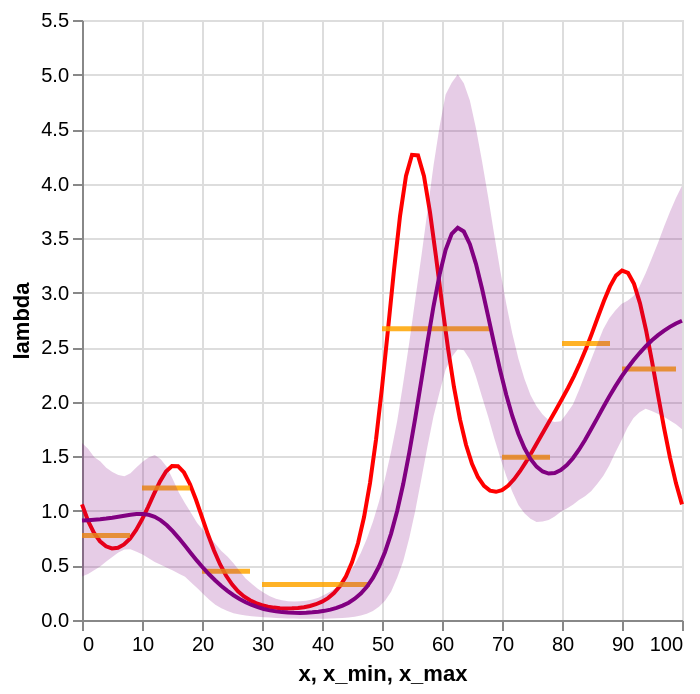

Notebook code for this chart:
### Code cell
source_exp2 = summarize_posterior_lam(
    mcmc_samples, np.linspace(0, 100, 100), "2. Reduced Subspace"
)
plot_posterior_band(source_exp2, df_rates, df_expanded)

### Figure 1 — Vega-Lite specification as saved in the notebook (floating-point values rounded to 4 significant figures)
{"config": {"view": {"continuousWidth": 300, "continuousHeight": 300}}, "layer": [{"data": {"name": "data-57e9ce31636ad67c36e7dccf51564a34"}, "mark": {"type": "line", "color": "red"}, "encoding": {"x": {"field": "x", "type": "quantitative"}, "y": {"field": "lambda", "title": "lambda", "type": "quantitative"}}}, {"data": {"name": "data-76d7978c27708f3dc3c547466e9c4f48"}, "mark": {"type": "rule", "color": "orange", "opacity": 0.85, "strokeWidth": 2.5}, "encoding": {"x": {"field": "x_min", "type": "quantitative"}, "x2": {"field": "x_max"}, "y": {"field": "lambda_obs", "title": "lambda", "type": "quantitative"}}}, {"data": {"name": "data-89851e3db682d32212145210c62128ff"}, "mark": {"type": "line", "color": "purple"}, "encoding": {"x": {"field": "x", "type": "quantitative"}, "y": {"field": "lam", "type": "quantitative"}}}, {"data": {"name": "data-89851e3db682d32212145210c62128ff"}, "mark": {"type": "area", "color": "purple", "opacity": 0.2}, "encoding": {"x": {"field": "x", "type": "quantitative"}, "y": {"field": "lower", "type": "quantitative"}, "y2": {"field": "upper"}}}], "$schema": "https://vega.github.io/schema/vega-lite/v6.1.0.json", "datasets": {"data-57e9ce31636ad67c36e7dccf51564a34": [{"x": 0, "lambda": 1.06}, {"x": 1, "lambda": 0.9096}, {"x": 2, "lambda": 0.7984}, {"x": 3, "lambda": 0.7218}, {"x": 4, "lambda": 0.6755}, {"x": 5, "lambda": 0.6564}, {"x": 6, "lambda": 0.6624}, {"x": 7, "lambda": 0.6925}, {"x": 8, "lambda": 0.7463}, {"x": 9, "lambda": 0.8231}, {"x": 10, "lambda": 0.9209}, {"x": 11, "lambda": 1.035}, {"x": 12, "lambda": 1.156}, {"x": 13, "lambda": 1.27}, {"x": 14, "lambda": 1.361}, {"x": 15, "lambda": 1.412}, {"x": 16, "lambda": 1.41}, {"x": 17, "lambda": 1.352}, {"x": 18, "lambda": 1.245}, {"x": 19, "lambda": 1.102}, {"x": 20, "lambda": 0.9426}, {"x": 21, "lambda": 0.7833}, {"x": 22, "lambda": 0.6371}, {"x": 23, "lambda": 0.5112}, {"x": 24, "lambda": 0.408}, {"x": 25, "lambda": 0.3263}, {"x": 26, "lambda": 0.2635}, {"x": 27, "lambda": 0.216}, {"x": 28, "lambda": 0.1807}, {"x": 29, "lambda": 0.1547}, {"x": 30, "lambda": 0.1359}, {"x": 31, "lambda": 0.1226}, {"x": 32, "lambda": 0.1136}, {"x": 33, "lambda": 0.1083}, {"x": 34, "lambda": 0.106}, {"x": 35, "lambda": 0.1067}, {"x": 36, "lambda": 0.1103}, {"x": 37, "lambda": 0.1173}, {"x": 38, "lambda": 0.1283}, {"x": 39, "lambda": 0.1446}, {"x": 40, "lambda": 0.1677}, {"x": 41, "lambda": 0.2003}, {"x": 42, "lambda": 0.2462}, {"x": 43, "lambda": 0.3108}, {"x": 44, "lambda": 0.4014}, {"x": 45, "lambda": 0.5281}, {"x": 46, "lambda": 0.7033}, {"x": 47, "lambda": 0.9412}, {"x": 48, "lambda": 1.255}, {"x": 49, "lambda": 1.653}, {"x": 50, "lambda": 2.13}, {"x": 51, "lambda": 2.664}, {"x": 52, "lambda": 3.209}, {"x": 53, "lambda": 3.7}, {"x": 54, "lambda": 4.07}, {"x": 55, "lambda": 4.264}, {"x": 56, "lambda": 4.259}, {"x": 57, "lambda": 4.068}, {"x": 58, "lambda": 3.738}, {"x": 59, "lambda": 3.329}, {"x": 60, "lambda": 2.898}, {"x": 61, "lambda": 2.491}, {"x": 62, "lambda": 2.134}, {"x": 63, "lambda": 1.839}, {"x": 64, "lambda": 1.606}, {"x": 65, "lambda": 1.432}, {"x": 66, "lambda": 1.309}, {"x": 67, "lambda": 1.229}, {"x": 68, "lambda": 1.186}, {"x": 69, "lambda": 1.175}, {"x": 70, "lambda": 1.191}, {"x": 71, "lambda": 1.231}, {"x": 72, "lambda": 1.289}, {"x": 73, "lambda": 1.364}, {"x": 74, "lambda": 1.449}, {"x": 75, "lambda": 1.542}, {"x": 76, "lambda": 1.639}, {"x": 77, "lambda": 1.736}, {"x": 78, "lambda": 1.832}, {"x": 79, "lambda": 1.928}, {"x": 80, "lambda": 2.025}, {"x": 81, "lambda": 2.127}, {"x": 82, "lambda": 2.236}, {"x": 83, "lambda": 2.355}, {"x": 84, "lambda": 2.487}, {"x": 85, "lambda": 2.63}, {"x": 86, "lambda": 2.779}, {"x": 87, "lambda": 2.927}, {"x": 88, "lambda": 3.058}, {"x": 89, "lambda": 3.157}, {"x": 90, "lambda": 3.204}, {"x": 91, "lambda": 3.182}, {"x": 92, "lambda": 3.081}, {"x": 93, "lambda": 2.903}, {"x": 94, "lambda": 2.659}, {"x": 95, "lambda": 2.37}, {"x": 96, "lambda": 2.063}, {"x": 97, "lambda": 1.763}, {"x": 98, "lambda": 1.489}, {"x": 99, "lambda": 1.253}, {"x": 100, "lambda": 1.06}], "data-76d7978c27708f3dc3c547466e9c4f48": [{"obs_interval": "[0,9)", "x_min": 0, "x_max": 8, "lambda_obs": 0.7738}, {"obs_interval": "[10,19)", "x_min": 10, "x_max": 18, "lambda_obs": 1.209}, {"obs_interval": "[20,29)", "x_min": 20, "x_max": 28, "lambda_obs": 0.4471}, {"obs_interval": "[30,49)", "x_min": 30, "x_max": 48, "lambda_obs": 0.3264}, {"obs_interval": "[50,69)", "x_min": 50, "x_max": 68, "lambda_obs": 2.67}, {"obs_interval": "[70,79)", "x_min": 70, "x_max": 78, "lambda_obs": 1.492}, {"obs_interval": "[80,89)", "x_min": 80, "x_max": 88, "lambda_obs": 2.535}, {"obs_interval": "[90,99]", "x_min": 90, "x_max": 99, "lambda_obs": 2.301}], "data-89851e3db682d32212145210c62128ff": [{"x": 0.0, "lam": 0.9116, "lower": 0.3992, "upper": 1.624, "experiment": "2. Reduced Subspace"}, {"x": 1.01, "lam": 0.9146, "lower": 0.4209, "upper": 1.569, "experiment": "2. Reduced Subspace"}, {"x": 2.02, "lam": 0.9185, "lower": 0.455, "upper": 1.495, "experiment": "2. Reduced Subspace"}, {"x": 3.03, "lam": 0.9235, "lower": 0.4912, "upper": 1.456, "experiment": "2. Reduced Subspace"}, {"x": 4.04, "lam": 0.9298, "lower": 0.537, "upper": 1.396, "experiment": "2. Reduced Subspace"}, {"x": 5.051, "lam": 0.9374, "lower": 0.5782, "upper": 1.356, "experiment": "2. Reduced Subspace"}, {"x": 6.061, "lam": 0.9464, "lower": 0.6188, "upper": 1.33, "experiment": "2. Reduced Subspace"}, {"x": 7.071, "lam": 0.956, "lower": 0.6469, "upper": 1.317, "experiment": "2. Reduced Subspace"}, {"x": 8.081, "lam": 0.965, "lower": 0.6484, "upper": 1.345, "experiment": "2. Reduced Subspace"}, {"x": 9.091, "lam": 0.9713, "lower": 0.6267, "upper": 1.401, "experiment": "2. Reduced Subspace"}, {"x": 10.1, "lam": 0.9721, "lower": 0.5999, "upper": 1.451, "experiment": "2. Reduced Subspace"}, {"x": 11.11, "lam": 0.9643, "lower": 0.567, "upper": 1.489, "experiment": "2. Reduced Subspace"}, {"x": 12.12, "lam": 0.9453, "lower": 0.5315, "upper": 1.513, "experiment": "2. Reduced Subspace"}, {"x": 13.13, "lam": 0.9135, "lower": 0.5069, "upper": 1.473, "experiment": "2. Reduced Subspace"}, {"x": 14.14, "lam": 0.8688, "lower": 0.4782, "upper": 1.403, "experiment": "2. Reduced Subspace"}, {"x": 15.15, "lam": 0.8129, "lower": 0.4542, "upper": 1.287, "experiment": "2. Reduced Subspace"}, {"x": 16.16, "lam": 0.7488, "lower": 0.4241, "upper": 1.167, "experiment": "2. Reduced Subspace"}, {"x": 17.17, "lam": 0.6799, "lower": 0.3969, "upper": 1.07, "experiment": "2. Reduced Subspace"}, {"x": 18.18, "lam": 0.6099, "lower": 0.3437, "upper": 0.9809, "experiment": "2. Reduced Subspace"}, {"x": 19.19, "lam": 0.5416, "lower": 0.2943, "upper": 0.889, "experiment": "2. Reduced Subspace"}, {"x": 20.2, "lam": 0.4769, "lower": 0.2382, "upper": 0.8216, "experiment": "2. Reduced Subspace"}, {"x": 21.21, "lam": 0.4168, "lower": 0.1851, "upper": 0.7634, "experiment": "2. Reduced Subspace"}, {"x": 22.22, "lam": 0.3617, "lower": 0.1405, "upper": 0.6991, "experiment": "2. Reduced Subspace"}, {"x": 23.23, "lam": 0.3117, "lower": 0.1076, "upper": 0.6321, "experiment": "2. Reduced Subspace"}, {"x": 24.24, "lam": 0.2668, "lower": 0.08153, "upper": 0.5813, "experiment": "2. Reduced Subspace"}, {"x": 25.25, "lam": 0.227, "lower": 0.06259, "upper": 0.5211, "experiment": "2. Reduced Subspace"}, {"x": 26.26, "lam": 0.1923, "lower": 0.05068, "upper": 0.4481, "experiment": "2. Reduced Subspace"}, {"x": 27.27, "lam": 0.1625, "lower": 0.04042, "upper": 0.3804, "experiment": "2. Reduced Subspace"}, {"x": 28.28, "lam": 0.1376, "lower": 0.03463, "upper": 0.3331, "experiment": "2. Reduced Subspace"}, {"x": 29.29, "lam": 0.1173, "lower": 0.03, "upper": 0.2862, "experiment": "2. Reduced Subspace"}, {"x": 30.3, "lam": 0.1011, "lower": 0.02522, "upper": 0.2494, "experiment": "2. Reduced Subspace"}, {"x": 31.31, "lam": 0.08848, "lower": 0.02196, "upper": 0.2179, "experiment": "2. Reduced Subspace"}, {"x": 32.32, "lam": 0.07904, "lower": 0.01878, "upper": 0.1941, "experiment": "2. Reduced Subspace"}, {"x": 33.33, "lam": 0.0723, "lower": 0.01635, "upper": 0.1804, "experiment": "2. Reduced Subspace"}, {"x": 34.34, "lam": 0.0679, "lower": 0.01471, "upper": 0.1727, "experiment": "2. Reduced Subspace"}, {"x": 35.35, "lam": 0.06556, "lower": 0.0132, "upper": 0.169, "experiment": "2. Reduced Subspace"}, {"x": 36.36, "lam": 0.06515, "lower": 0.01246, "upper": 0.1727, "experiment": "2. Reduced Subspace"}, {"x": 37.37, "lam": 0.06663, "lower": 0.0111, "upper": 0.1762, "experiment": "2. Reduced Subspace"}, {"x": 38.38, "lam": 0.07008, "lower": 0.01107, "upper": 0.187, "experiment": "2. Reduced Subspace"}, {"x": 39.39, "lam": 0.07575, "lower": 0.01124, "upper": 0.2037, "experiment": "2. Reduced Subspace"}, {"x": 40.4, "lam": 0.08402, "lower": 0.01189, "upper": 0.2312, "experiment": "2. Reduced Subspace"}, {"x": 41.41, "lam": 0.09547, "lower": 0.0132, "upper": 0.2614, "experiment": "2. Reduced Subspace"}, {"x": 42.42, "lam": 0.1109, "lower": 0.01525, "upper": 0.2978, "experiment": "2. Reduced Subspace"}, {"x": 43.43, "lam": 0.1315, "lower": 0.0187, "upper": 0.3536, "experiment": "2. Reduced Subspace"}, {"x": 44.44, "lam": 0.1588, "lower": 0.02336, "upper": 0.4232, "experiment": "2. Reduced Subspace"}, {"x": 45.45, "lam": 0.1947, "lower": 0.03065, "upper": 0.5086, "experiment": "2. Reduced Subspace"}, {"x": 46.46, "lam": 0.2421, "lower": 0.04134, "upper": 0.6148, "experiment": "2. Reduced Subspace"}, {"x": 47.47, "lam": 0.3042, "lower": 0.05814, "upper": 0.7445, "experiment": "2. Reduced Subspace"}, {"x": 48.48, "lam": 0.3851, "lower": 0.08183, "upper": 0.9016, "experiment": "2. Reduced Subspace"}, {"x": 49.49, "lam": 0.4899, "lower": 0.1208, "upper": 1.084, "experiment": "2. Reduced Subspace"}, {"x": 50.51, "lam": 0.6239, "lower": 0.1763, "upper": 1.298, "experiment": "2. Reduced Subspace"}, {"x": 51.52, "lam": 0.7921, "lower": 0.2596, "upper": 1.542, "experiment": "2. Reduced Subspace"}, {"x": 52.53, "lam": 0.9989, "lower": 0.3879, "upper": 1.822, "experiment": "2. Reduced Subspace"}, {"x": 53.54, "lam": 1.247, "lower": 0.5393, "upper": 2.172, "experiment": "2. Reduced Subspace"}, {"x": 54.55, "lam": 1.534, "lower": 0.751, "upper": 2.545, "experiment": "2. Reduced Subspace"}, {"x": 55.56, "lam": 1.854, "lower": 1.004, "upper": 2.944, "experiment": "2. Reduced Subspace"}, {"x": 56.57, "lam": 2.198, "lower": 1.294, "upper": 3.336, "experiment": "2. Reduced Subspace"}, {"x": 57.58, "lam": 2.545, "lower": 1.59, "upper": 3.75, "experiment": "2. Reduced Subspace"}, {"x": 58.59, "lam": 2.876, "lower": 1.867, "upper": 4.165, "experiment": "2. Reduced Subspace"}, {"x": 59.6, "lam": 3.166, "lower": 2.089, "upper": 4.525, "experiment": "2. Reduced Subspace"}, {"x": 60.61, "lam": 3.393, "lower": 2.296, "upper": 4.817, "experiment": "2. Reduced Subspace"}, {"x": 61.62, "lam": 3.54, "lower": 2.412, "upper": 4.925, "experiment": "2. Reduced Subspace"}, {"x": 62.63, "lam": 3.596, "lower": 2.482, "upper": 5.003, "experiment": "2. Reduced Subspace"}, {"x": 63.64, "lam": 3.561, "lower": 2.473, "upper": 4.921, "experiment": "2. Reduced Subspace"}, {"x": 64.65, "lam": 3.446, "lower": 2.389, "upper": 4.763, "experiment": "2. Reduced Subspace"}, {"x": 65.66, "lam": 3.264, "lower": 2.233, "upper": 4.507, "experiment": "2. Reduced Subspace"}, {"x": 66.67, "lam": 3.038, "lower": 2.046, "upper": 4.208, "experiment": "2. Reduced Subspace"}, {"x": 67.68, "lam": 2.788, "lower": 1.867, "upper": 3.881, "experiment": "2. Reduced Subspace"}, {"x": 68.69, "lam": 2.532, "lower": 1.671, "upper": 3.539, "experiment": "2. Reduced Subspace"}, {"x": 69.7, "lam": 2.287, "lower": 1.49, "upper": 3.205, "experiment": "2. Reduced Subspace"}, {"x": 70.71, "lam": 2.064, "lower": 1.32, "upper": 2.899, "experiment": "2. Reduced Subspace"}, {"x": 71.72, "lam": 1.87, "lower": 1.175, "upper": 2.627, "experiment": "2. Reduced Subspace"}, {"x": 72.73, "lam": 1.707, "lower": 1.053, "upper": 2.398, "experiment": "2. Reduced Subspace"}, {"x": 73.74, "lam": 1.577, "lower": 0.9788, "upper": 2.21, "experiment": "2. Reduced Subspace"}, {"x": 74.75, "lam": 1.477, "lower": 0.9284, "upper": 2.062, "experiment": "2. Reduced Subspace"}, {"x": 75.76, "lam": 1.406, "lower": 0.8984, "upper": 1.96, "experiment": "2. Reduced Subspace"}, {"x": 76.77, "lam": 1.362, "lower": 0.9032, "upper": 1.885, "experiment": "2. Reduced Subspace"}, {"x": 77.78, "lam": 1.343, "lower": 0.9168, "upper": 1.832, "experiment": "2. Reduced Subspace"}, {"x": 78.79, "lam": 1.347, "lower": 0.9479, "upper": 1.816, "experiment": "2. Reduced Subspace"}, {"x": 79.8, "lam": 1.374, "lower": 0.9917, "upper": 1.822, "experiment": "2. Reduced Subspace"}, {"x": 80.81, "lam": 1.42, "lower": 1.021, "upper": 1.894, "experiment": "2. Reduced Subspace"}, {"x": 81.82, "lam": 1.483, "lower": 1.057, "upper": 1.976, "experiment": "2. Reduced Subspace"}, {"x": 82.83, "lam": 1.561, "lower": 1.099, "upper": 2.107, "experiment": "2. Reduced Subspace"}, {"x": 83.84, "lam": 1.651, "lower": 1.135, "upper": 2.247, "experiment": "2. Reduced Subspace"}, {"x": 84.85, "lam": 1.747, "lower": 1.179, "upper": 2.385, "experiment": "2. Reduced Subspace"}, {"x": 85.86, "lam": 1.848, "lower": 1.246, "upper": 2.527, "experiment": "2. Reduced Subspace"}, {"x": 86.87, "lam": 1.95, "lower": 1.319, "upper": 2.664, "experiment": "2. Reduced Subspace"}, {"x": 87.88, "lam": 2.048, "lower": 1.416, "upper": 2.766, "experiment": "2. Reduced Subspace"}, {"x": 88.89, "lam": 2.141, "lower": 1.535, "upper": 2.837, "experiment": "2. Reduced Subspace"}, {"x": 89.9, "lam": 2.228, "lower": 1.646, "upper": 2.898, "experiment": "2. Reduced Subspace"}, {"x": 90.91, "lam": 2.308, "lower": 1.762, "upper": 2.927, "experiment": "2. Reduced Subspace"}, {"x": 91.92, "lam": 2.381, "lower": 1.852, "upper": 2.97, "experiment": "2. Reduced Subspace"}, {"x": 92.93, "lam": 2.447, "lower": 1.904, "upper": 3.059, "experiment": "2. Reduced Subspace"}, {"x": 93.94, "lam": 2.507, "lower": 1.937, "upper": 3.178, "experiment": "2. Reduced Subspace"}, {"x": 94.95, "lam": 2.561, "lower": 1.915, "upper": 3.313, "experiment": "2. Reduced Subspace"}, {"x": 95.96, "lam": 2.609, "lower": 1.891, "upper": 3.451, "experiment": "2. Reduced Subspace"}, {"x": 96.97, "lam": 2.65, "lower": 1.862, "upper": 3.6, "experiment": "2. Reduced Subspace"}, {"x": 97.98, "lam": 2.687, "lower": 1.829, "upper": 3.741, "experiment": "2. Reduced Subspace"}, {"x": 98.99, "lam": 2.718, "lower": 1.794, "upper": 3.869, "experiment": "2. Reduced Subspace"}, {"x": 100.0, "lam": 2.743, "lower": 1.748, "upper": 3.98, "experiment": "2. Reduced Subspace"}]}}
